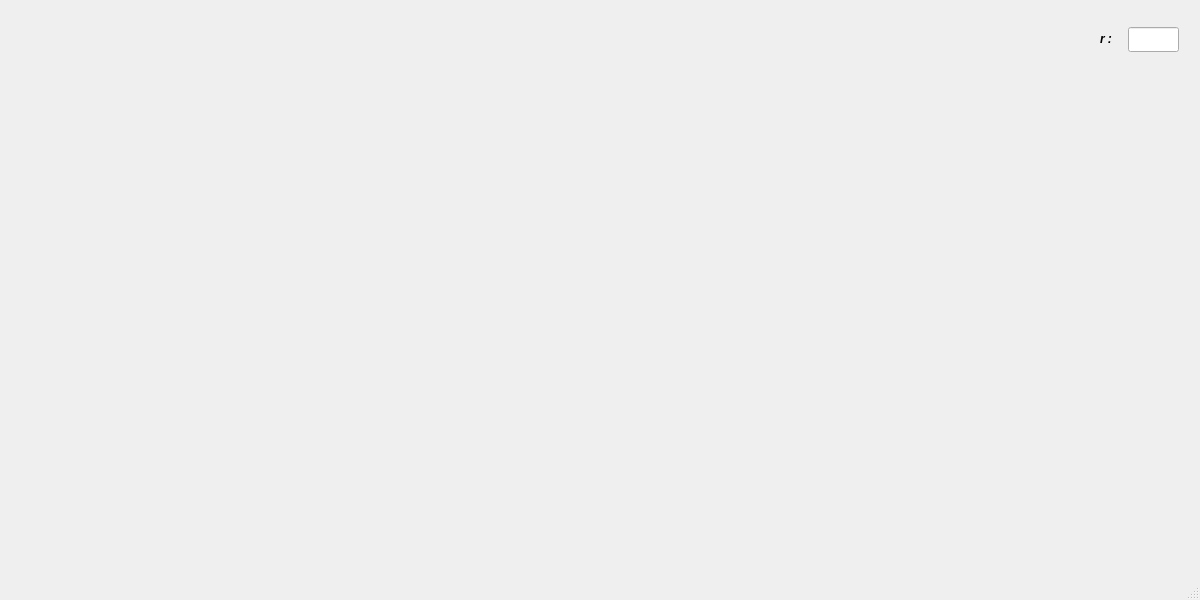
<?xml version="1.0" encoding="UTF-8"?>
<ui version="4.0">
 <class>MainWindow</class>
 <widget class="QMainWindow" name="MainWindow">
  <property name="geometry">
   <rect>
    <x>0</x>
    <y>0</y>
    <width>1200</width>
    <height>600</height>
   </rect>
  </property>
  <property name="minimumSize">
   <size>
    <width>1200</width>
    <height>600</height>
   </size>
  </property>
  <property name="maximumSize">
   <size>
    <width>1200</width>
    <height>600</height>
   </size>
  </property>
  <property name="windowTitle">
   <string>MainWindow</string>
  </property>
  <property name="windowIcon">
   <iconset>
    <normaloff>icon.ico</normaloff>icon.ico</iconset>
  </property>
  <widget class="QWidget" name="centralwidget">
   <widget class="QLabel" name="label">
    <property name="geometry">
     <rect>
      <x>-1</x>
      <y>-1</y>
      <width>1202</width>
      <height>601</height>
     </rect>
    </property>
    <property name="minimumSize">
     <size>
      <width>1202</width>
      <height>601</height>
     </size>
    </property>
    <property name="maximumSize">
     <size>
      <width>1202</width>
      <height>601</height>
     </size>
    </property>
    <property name="text">
     <string/>
    </property>
   </widget>
   <widget class="QLineEdit" name="lineEdit">
    <property name="geometry">
     <rect>
      <x>1128</x>
      <y>27</y>
      <width>51</width>
      <height>25</height>
     </rect>
    </property>
   </widget>
   <widget class="QLabel" name="label_2">
    <property name="geometry">
     <rect>
      <x>1100</x>
      <y>30</y>
      <width>21</width>
      <height>17</height>
     </rect>
    </property>
    <property name="font">
     <font>
      <weight>75</weight>
      <italic>true</italic>
      <bold>true</bold>
     </font>
    </property>
    <property name="text">
     <string>r : </string>
    </property>
   </widget>
  </widget>
  <widget class="QMenuBar" name="menubar">
   <property name="geometry">
    <rect>
     <x>0</x>
     <y>0</y>
     <width>1200</width>
     <height>22</height>
    </rect>
   </property>
  </widget>
  <widget class="QStatusBar" name="statusbar"/>
 </widget>
 <resources/>
 <connections/>
</ui>
